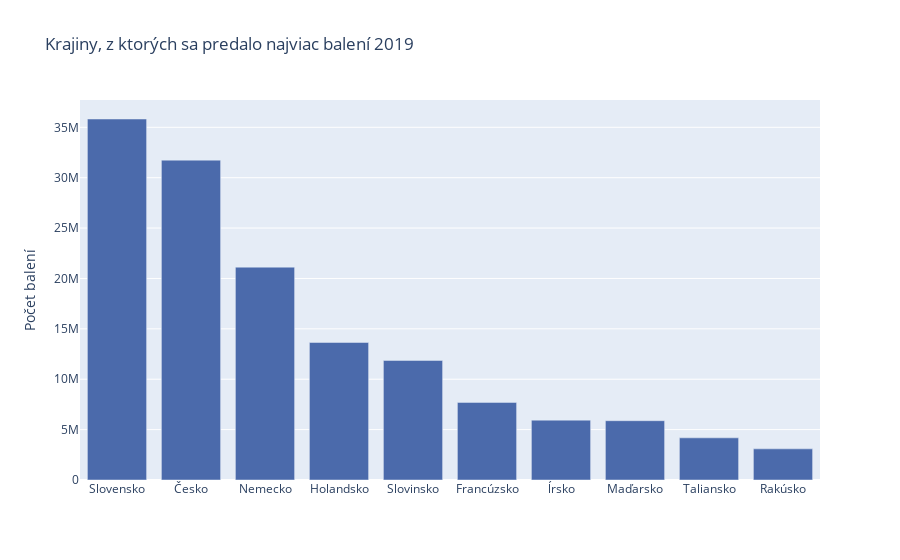

Write notebook code for a chart like this one.
### Markdown cell above
Lieky z krajiny mimo Europy sa takmer vobec nepredavaju, preto sme ich nezahrnuli do vizualizacie.

### Code cell
px.bar(table2019stat.head(10), x='STAT_popis', y='Počet balení', title='Krajiny, z ktorých sa predalo najviac balení 2019', color_discrete_sequence=[modra],labels={'STAT_popis': ''})

### Figure 1 — Plotly figure (JSON) as saved in the notebook; plotly's stock layout.template omitted (floating-point values rounded to 4 significant figures)
{"data": [{"alignmentgroup": "True", "hovertemplate": "=%{x}<br>Počet balení=%{y}<extra></extra>", "legendgroup": "", "marker": {"color": "#4B6AAB"}, "name": "", "offsetgroup": "", "orientation": "v", "showlegend": false, "textposition": "auto", "type": "bar", "x": ["Slovensko", "Česko", "Nemecko", "Holandsko", "Slovinsko", "Francúzsko", "ĺrsko", "Maďarsko", "Taliansko", "Rakúsko"], "xaxis": "x", "y": [35820000.0, 31740000.0, 21120000.0, 13650000.0, 11870000.0, 7701000.0, 5941000.0, 5886000.0, 4185000.0, 3091000.0], "yaxis": "y"}], "layout": {"barmode": "relative", "legend": {"tracegroupgap": 0}, "title": {"text": "Krajiny, z ktorých sa predalo najviac balení 2019"}, "xaxis": {"anchor": "y", "domain": [0, 1], "title": {"text": ""}}, "yaxis": {"anchor": "x", "domain": [0, 1], "title": {"text": "Počet balení"}}}}
